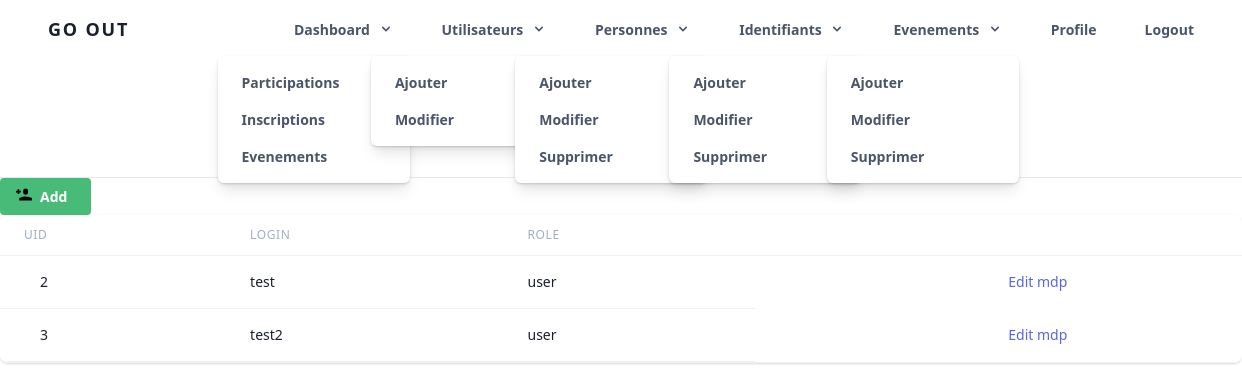
Screenshot of /allusers.php (signed in) with the database file from the repository.
### tables this page shows
CREATE TABLE `users` (
  `uid` int(11) NOT NULL,
  `login` varchar(30) NOT NULL,
  `mdp` varchar(255) NOT NULL,
  `role` enum('user','admin') NOT NULL DEFAULT 'user'
);

### allusers.php (the view, shortened to what this page needs)
<?php
    include("navadmin.php");
    $SQL= "SELECT * FROM users WHERE role='user'";
    $reponse= $db->query($SQL);
?>
<div class="flex flex-row items-center justify-between">
                <button class="flex bg-green-500 hover:bg-green-600 text-white font-bold py-2 px-4 rounded focus:outline-none focus:shadow-outline" type="submit">
                    <svg width="16" height="16" xmlns="http://www.w3.org/2000/svg" viewBox="0 0 20 20">
                        <path d="M2 6H0v2h2v2h2V8h2V6H4V4H2v2zm7 0a3 3 0 0 1 6 0v2a3 3 0 0 1-6 0V6zm11 9.14A15.93 15.93 0 0 0 12 13c-2.91 0-5.65.78-8 2.14V18h16v-2.86z"/>
                    </svg>
                    <span class="flex px-2">
                        <a class="inline-block align-baseline font-bold text-sm text-gey-400 hover:text-grey-800" href="users_form.php">
                            Add
                        </a>
                    </span>
                </button>
            </div>
<div class="flex flex-col">
  <div class="-my-2 py-2 overflow-x-auto sm:-mx-6 sm:px-6 lg:-mx-8 lg:px-8">
    <div class="align-middle inline-block min-w-full shadow overflow-hidden sm:rounded-lg border-b border-gray-200">
      <table class="min-w-full">
        <thead>
          <tr>
          <th class="px-6 py-3 border-b border-gray-200 bg-gray-50 text-left text-xs leading-4 font-medium text-gray-500 uppercase tracking-wider">
              Uid
            </th>
            <th class="px-6 py-3 border-b border-gray-200 bg-gray-50 text-left text-xs leading-4 font-medium text-gray-500 uppercase tracking-wider">
              Login
            </th>
            <th class="px-6 py-3 border-b border-gray-200 bg-gray-50 text-left text-xs leading-4 font-medium text-gray-500 uppercase tracking-wider">
              Role
            </th>
            <th class="px-6 py-3 border-b border-gray-200 bg-gray-50 text-left text-xs leading-4 font-medium text-gray-500 uppercase tracking-wider">
            </th>
            <th class="px-6 py-3 border-b border-gray-200 bg-gray-50"></th>
          </tr>
        </thead>
        <tbody class="bg-white">
<?php
    while ($donnees=$reponse->fetch()) {
?>
        <tr>
            <td class="px-6 py-4 whitespace-normal border-b border-gray-200">
                <div class="ml-4">
                  <div class="text-sm leading-5 font-medium text-gray-900"><?php echo $donnees['uid']; ?></div>
              </div>
            </td>
            <td class="px-6 py-4 whitespace-normal border-b border-gray-200">
              <div class="text-sm leading-5 text-gray-900"><?php echo $donnees['login']; ?></div>
            </td>
            <td class="px-6 py-4 whitespace-normal border-b border-gray-200">
                <div class="text-sm leading-5 text-gray-900"><?php echo $donnees['role']; ?></div>
            </td>
            <td class="px-6 py-4 whitespace-normal text-right text-sm leading-5 font-medium">
              <a href="pw.php?uid=<?php echo $donnees['uid'] ;?>" class="text-indigo-600 hover:text-indigo-900 focus:outline-none focus:underline">Edit mdp</a>
            </td>
        </tr>
<?php
    }
?>
    </tbody>
      </table>
    </div>
  </div>
</div>

### rows the page displays
users: uid "2", login "test", role "user"
users: uid "3", login "test2", role "user"
